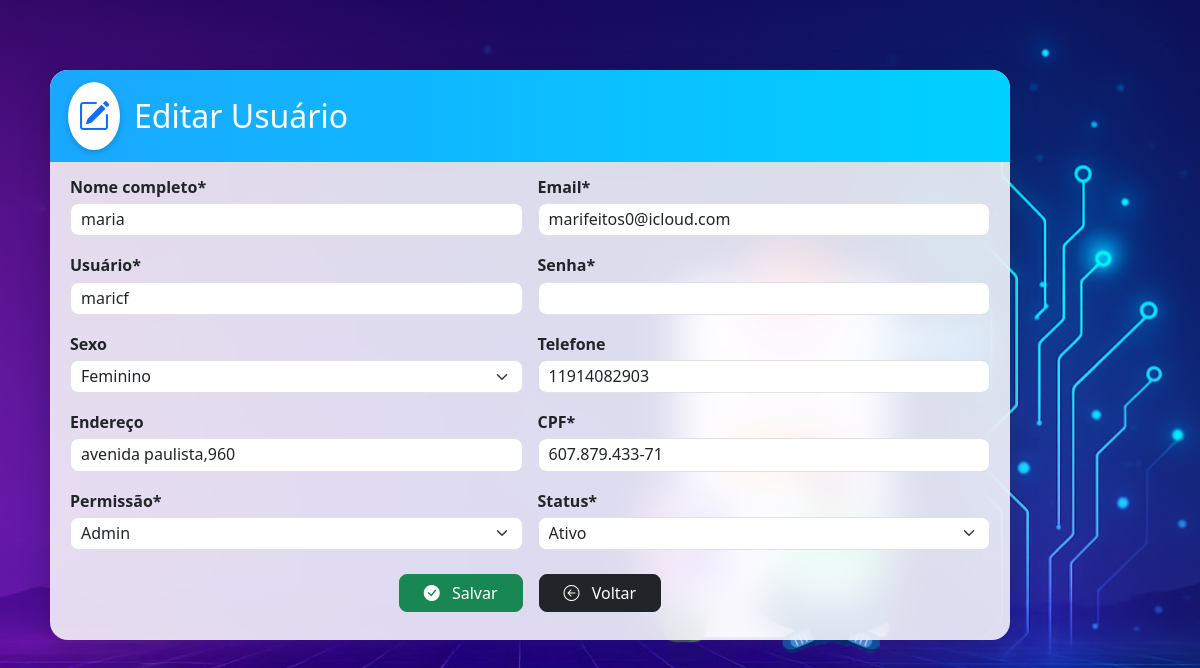
Screenshot of /editar/6 with the database file from the repository.
### tables this page shows
CREATE TABLE usuarios (
    id INTEGER PRIMARY KEY AUTOINCREMENT,
    nome TEXT NOT NULL,
    email TEXT NOT NULL,
    usuario TEXT NOT NULL,
    senha TEXT NOT NULL,
    sexo TEXT,
    telefone TEXT,
    endereco TEXT,
    cpf TEXT NOT NULL,
    permissao TEXT NOT NULL,
    status TEXT NOT NULL
);

### app.py (the view, shortened to what this page needs)
@app.route('/editar/<int:id>', methods=['GET', 'POST'])
def editar(id):
    if request.method == 'GET':
        with get_conn() as conn:
            cur = conn.cursor()
            cur.execute('SELECT * FROM usuarios WHERE id = ?', (id,))
            usuario = cur.fetchone()
        if not usuario:
            return redirect(url_for('index'))  # ou 404
        return render_template('edit.html', usuario=usuario)

### app.py (called while the page is built)
def get_conn():
    return sqlite3.connect('database.db')

### templates/edit.html (shortened to what this page needs)
{% extends 'base.html' %}
{% block content %}
<div class="card-edit">
  <div class="custom-header">
    <i class="bi bi-pencil-square header-icon"></i>
    <h2 class="mb-0">Editar Usuário</h2>
  </div>
  <div class="edit-scroll">
    <form method="POST" action="{{ url_for('editar', id=usuario[0]) }}">
      <div class="form-grid">
        <div class="campo">
          <label class="form-label">Nome completo*</label>
          <input type="text" name="nome" class="form-control"
                 value="{{ (usuario[1] if usuario else '') | default('') }}" required>
        </div>
        <div class="campo">
          <label class="form-label">Email*</label>
          <input type="email" name="email" class="form-control"
                 value="{{ (usuario[2] if usuario else '') | default('') }}" required>
        </div>
        <div class="campo">
          <label class="form-label">Usuário*</label>
          <input type="text" name="usuario" class="form-control"
                 value="{{ (usuario[3] if usuario else '') | default('') }}" required>
        </div>
        <div class="campo">
          <label for="senha" class="form-label">Senha*</label>
          <div class="input-with-eye">
            <input
              type="password"
              name="senha"
              class="form-control"
              id="senha"
              required
              minlength="6"
              maxlength="8"
              pattern="^(?=.*[a-z])(?=.*[A-Z])(?=.*\d)(?=.*[^A-Za-z0-9]).{6,8}$"
              title="A senha deve ter de 6 a 8 caracteres e conter: 1 maiúscula, 1 minúscula, 1 número e 1 símbolo."
              autocomplete="new-password"
            />
          </div>
        </div>
        <div class="campo">
          <label class="form-label">Sexo</label>
          {% set sexo_val = (usuario[5] if usuario else '') %}
          <select name="sexo" class="form-select">
            <option value="Feminino"  {{ 'selected' if sexo_val=='Feminino'  else '' }}>Feminino</option>
          </select>
        </div>
        <div class="campo">
          <label class="form-label">Telefone</label>
          <input type="tel" name="telefone" class="form-control"
                 value="{{ (usuario[6] if usuario else '') | default('') }}">
        </div>
        <div class="campo">
          <label class="form-label">Endereço</label>
          <input type="text" name="endereco" class="form-control"
                 value="{{ (usuario[7] if usuario else '') | default('') }}">
        </div>
        <div class="campo">
          <label class="form-label">CPF*</label>
          <input type="text" name="cpf" class="form-control"
                 value="{{ (usuario[8] if usuario else '') | default('') }}" required>
        </div>
        <div class="campo">
          <label class="form-label">Permissão*</label>
          {% set perm_val = (usuario[9] if usuario else '') %}
          <select name="permissao" class="form-select" required>
            <option value="Admin"   {{ 'selected' if perm_val=='Admin'   else '' }}>Admin</option>
          </select>
        </div>
        <div class="campo">
          <label class="form-label">Status*</label>
          {% set status_val = (usuario[10] if usuario else '') %}
          <select name="status" class="form-select" required>
            <option value="Ativo"   {{ 'selected' if status_val=='Ativo'   else '' }}>Ativo</option>
          </select>
        </div>
      </div>
      <div class="text-center mt-4 d-flex justify-content-center gap-3">
        <button type="submit" class="btn btn-success btn-custom px-4">
          <i class="bi bi-check-circle-fill me-2"></i> Salvar
        </button>
        <a href="{{ url_for('index') }}" class="btn btn-dark btn-custom px-4">
          <i class="bi bi-arrow-left-circle me-2"></i> Voltar
        </a>
      </div>
    </form>
  </div>
</div>
{% endblock %}

### static/style.css (style rules this page uses)
body { font-family: 'Segoe UI', Tahoma, Geneva, Verdana, sans-serif; background-image: url('/static/img/background-cadastro.jpg'); background-size: cover; background-position: center; background-repeat: no-repeat; min-height: 100vh; margin: 0; }
.header-icon { font-size: 2rem; background: white; color: #0d6efd; padding: 10px; border-radius: 50%; box-shadow: 0 2px 6px rgba(0,0,0,0.2); }
.btn { border-radius: 8px; transition: all 0.3s ease; }
input.form-control, select.form-select { border-radius: 8px; box-shadow: none !important; }
html, body { height: 100%; overflow: hidden; }
.form-grid { display: grid; grid-template-columns: minmax(280px,1fr) minmax(280px,1fr); column-gap: var(--col-gap); row-gap: var(--row-gap); }
.form-grid label { display: inline-block; margin: 0 0 4px; font-weight: 600; line-height: 1.2; }
.form-grid input, .form-grid select { height: var(--inp-h); padding: 6px 10px; line-height: 1.2; width: 100%; }
.campo { display:flex; flex-direction:column; }
.input-with-eye { position: relative; }
.input-with-eye .form-control { padding-right: 42px; }
.form-grid input.form-control, .form-grid select.form-select { height: var(--inp-h); line-height: 1.2; }
.card-edit { position: fixed; top: 70px; left: clamp(50px, 18vw, 0px); width: min(960px, 92vw); --bottom-gap: 160px; height: calc(100vh - 70px - var(--bottom-gap)); background: rgba(255,255,255,0.85); backdrop-filter: blur(20px); border-radius: 18px; box-shadow: 0 8px 30px rgba(0,0,0,0.2); display: flex; flex-direction: column; overflow: hidden; }
.card-edit .custom-header { display:flex; align-items:center; gap:14px; color:#fff; font-weight:700; font-size:1.6rem; background: linear-gradient(90deg,#1aa7ff,#00d1ff); border-radius: 18px 18px 0 0; padding: 12px 18px; }
.edit-scroll { flex: 1 1 auto; min-height: 0; overflow: auto; padding: 16px 20px; }

### templates/edit.html (style rules this page uses)
.page-edit .form-grid { display: grid; grid-template-columns: 1fr 1fr; gap: 20px 15px; }
.page-edit .form-label { margin-bottom: 6px; }

### rows the page displays
usuarios: nome "maria", email "marifeitos0@icloud.com", usuario "maricf", telefone "11914082903", endereco "avenida paulista,960", cpf "607.879.433-71"
